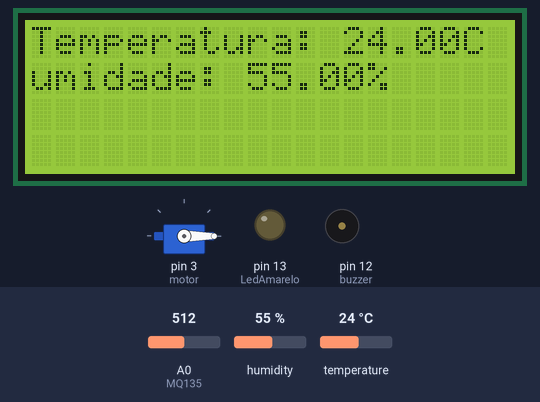
Simulated run of this sketch. Board: Arduino Uno, built with avr-gcc and run on an emulated ATmega328P. Parts: 20×4 character LCD, servo, output pins drawn as LEDs (lit = HIGH), buzzer (waves = sounding). The inputs (shaded band) are chosen by the test bench; at power-on: humidity 55 %, temperature 24 °C, A0 (MQ135) = 512. What the sketch prints to the serial monitor is not drawn.

Above: at 11.3 s.
11.4 s: humidity set to 22 %
At 16.7 s:
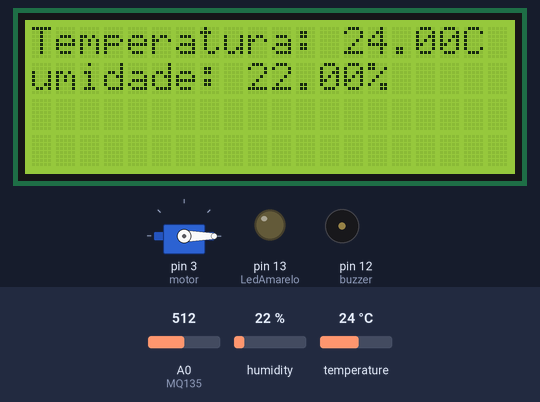
21.9 s: temperature set to 12 °C
At 28.2 s:
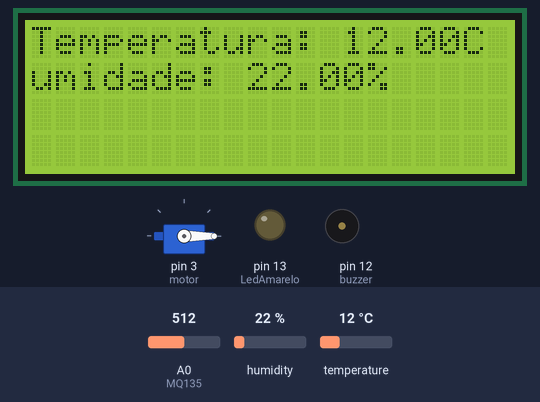
32.4 s: humidity set to 40 %
At 33.4 s:
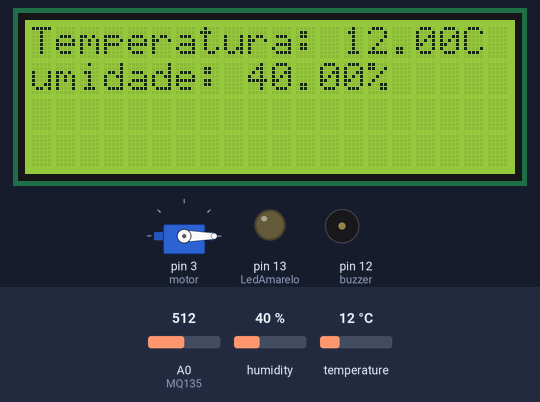
39.4 s: A0 (MQ135) set to 257
44.9 s: A0 (MQ135) set to 239
At 45.7 s:
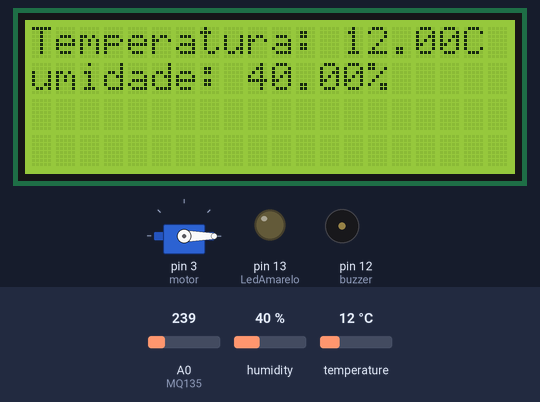
50.4 s: A0 (MQ135) set to 260
At 54.5 s:
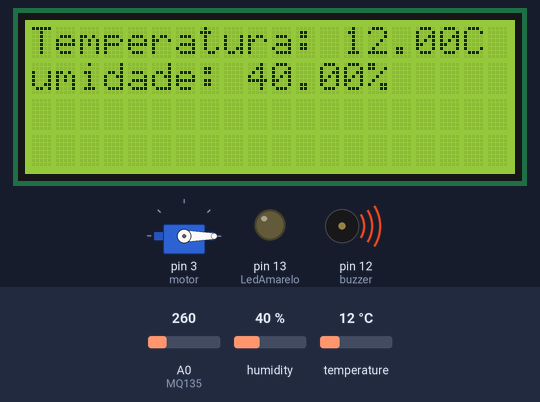
Timing chart, 0 to 61.7 s (numbered marks = the images above; inputs shaded):
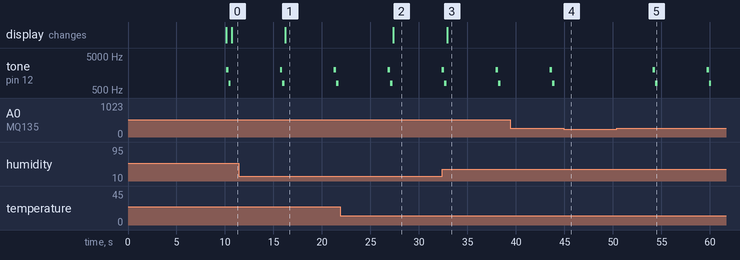

The sketch:

projeto_escola_inteligente_moura.ino
```cpp
//biblioteca
#include <DHT.h>
#include <DHT_U.h>
#include <DHT11.h>
#include <LiquidCrystal_I2C.h>
#include <Servo.h>

// indentacao (atalho) - Shift + Alt + F

//variaveis  - ascender led
const int pir = 2;
const int LedAmarelo = 13;

//variaveis verificar vazamento de gas
const int MQ135 = A0;
const int buzzer = 12;

#define DHTPINO A1
#define DHTTYPE DHT11

Servo motor;//variavel do tipo servo

DHT dht(DHTPINO, DHT11);
LiquidCrystal_I2C lcd(0X27, 20, 4);

void ascenderLedAoDetectarPresenca() {
  int estadopir = digitalRead(pir);  //le o pino 2

  if ( estadopir == HIGH){
    digitalWrite(LedAmarelo, HIGH);
    Serial.println("Movimento detectado, ligando luzes.");
   } else {
     digitalWrite(LedAmarelo, LOW);
     Serial.println("Nenhum movimento detectado no momento.");

   }
}

void VerificarVazamentoDeGas(){
    int EstadoMQ135 = analogRead(MQ135);

    //Serial.println(EstadoMQ135);
    if (EstadoMQ135 >= 250){
     alarme_dois_tons();
    }
    else {
      noTone(buzzer); //para de tocar o alarme
    }
}

void alarme_dois_tons() {

  int freqAlta = 2000;
  int freqBaixa = 800;
  int duracaoTom = 250;

  tone(buzzer, freqAlta, duracaoTom);
  delay(duracaoTom);
  tone(buzzer, freqBaixa, duracaoTom);
  delay(duracaoTom);
}

void vericarTemperaturaEUmidade(){

  float temperatura = dht.readTemperature();// Esse vai ler a temperatura
  float umidade = dht.readHumidity();// Esse vai ler a umidade

lcd.clear();//limpa o serial (lcd)
lcd.setCursor(0, 0);//primeira linha
lcd.print("Temperatura: " + String(temperatura) + "C");
lcd.setCursor(0, 1);//segunda linha
lcd.print("umidade: " + String (umidade) + "%");

//Serial.println("temperatura: " + String (temperatura) + "C");
//Serial.println("umidade: " + String (umidade) + "%");
delay(5000);
}

void abrirPortaComServo(){
  motor.write(180);
  delay(1500);

}

void fecharPortaComServo(){
  motor.write(0);
  delay(1500);
}
void setup() {
  Serial.begin(9600);
   dht.begin();//inicializando o dht
   lcd.init();//inicializando o lcd

   lcd.backlight();// liga a luz do lcd
  //fala ao programa que o pino 13 sera uma saida/entrada
  pinMode(LedAmarelo, OUTPUT);
  pinMode(pir, INPUT );
  pinMode(buzzer, OUTPUT );
  pinMode(MQ135, INPUT );
  motor.attach(3);

motor.write(0);


  Serial.println("Aguarde um tempo para os sensores serem calibrados.");
  delay(10000);
  Serial.println("Os sensores foram calibrados com sucesso.");

  lcd.setCursor(0, 0);//primeira linha
  lcd.print("Iniciando a leituras");
  lcd.setCursor(0, 1);//segunda linha pq conta o 0
  lcd.print("Obrigado meu amorzinho por esperar");
}

void loop() {
  //ascenderLedAoDetectarPresenca();
  VerificarVazamentoDeGas();
  vericarTemperaturaEUmidade();
  //alarme_dois_tons();
}
```

Measured:
- after the input at 11.4 s, the display: changes after 4.8 s (image 1)
- after the input at 21.9 s, the display: changes after 5.5 s (image 2)
- after the input at 32.4 s, the display: changes after 0.51 s (image 3)
- after the input at 44.9 s, tone on pin 12 (buzzer): stays silent (without the input it goes to 2000 Hz after 4.1 s)
- after the input at 50.4 s, tone on pin 12 (buzzer): plays 2000 Hz for 0.25 s, 800 Hz for 0.25 s, 2000 Hz for 0.25 s, 800 Hz for 0.25 s, starting after 3.7 s
